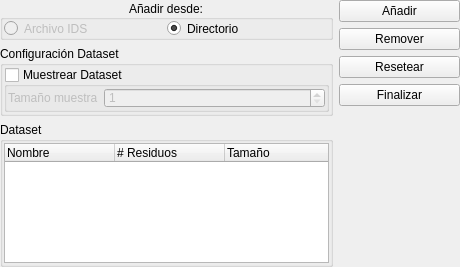
<?xml version="1.0" encoding="UTF-8"?>
<ui version="4.0">
 <class>FormDataset</class>
 <widget class="QWidget" name="FormDataset">
  <property name="geometry">
   <rect>
    <x>0</x>
    <y>0</y>
    <width>460</width>
    <height>267</height>
   </rect>
  </property>
  <property name="windowTitle">
   <string>Form</string>
  </property>
  <layout class="QHBoxLayout" name="horizontalLayout">
   <property name="spacing">
    <number>6</number>
   </property>
   <property name="leftMargin">
    <number>0</number>
   </property>
   <property name="topMargin">
    <number>0</number>
   </property>
   <property name="rightMargin">
    <number>0</number>
   </property>
   <property name="bottomMargin">
    <number>0</number>
   </property>
   <item>
    <layout class="QVBoxLayout" name="qvbl_dataset">
     <item>
      <widget class="QGroupBox" name="qgb_tipoImport">
       <property name="minimumSize">
        <size>
         <width>0</width>
         <height>40</height>
        </size>
       </property>
       <property name="title">
        <string>Añadir desde:</string>
       </property>
       <property name="alignment">
        <set>Qt::AlignCenter</set>
       </property>
       <property name="checkable">
        <bool>false</bool>
       </property>
       <layout class="QHBoxLayout" name="horizontalLayout_2">
        <property name="spacing">
         <number>1</number>
        </property>
        <property name="leftMargin">
         <number>1</number>
        </property>
        <property name="topMargin">
         <number>1</number>
        </property>
        <property name="rightMargin">
         <number>1</number>
        </property>
        <property name="bottomMargin">
         <number>1</number>
        </property>
        <item>
         <widget class="QRadioButton" name="qrb_idsEntrada">
          <property name="enabled">
           <bool>false</bool>
          </property>
          <property name="text">
           <string>Archivo IDS</string>
          </property>
         </widget>
        </item>
        <item>
         <widget class="QRadioButton" name="qrb_dirEntrada">
          <property name="text">
           <string>Directorio</string>
          </property>
          <property name="checked">
           <bool>true</bool>
          </property>
         </widget>
        </item>
       </layout>
      </widget>
     </item>
     <item>
      <widget class="QGroupBox" name="qgb_configDset">
       <property name="minimumSize">
        <size>
         <width>0</width>
         <height>70</height>
        </size>
       </property>
       <property name="title">
        <string>Configuración Dataset</string>
       </property>
       <layout class="QVBoxLayout" name="verticalLayout_2">
        <property name="spacing">
         <number>1</number>
        </property>
        <property name="leftMargin">
         <number>1</number>
        </property>
        <property name="topMargin">
         <number>1</number>
        </property>
        <property name="rightMargin">
         <number>1</number>
        </property>
        <property name="bottomMargin">
         <number>1</number>
        </property>
        <item>
         <widget class="QGroupBox" name="qgb_muestDset">
          <property name="title">
           <string>Muestrear Dataset</string>
          </property>
          <property name="checkable">
           <bool>true</bool>
          </property>
          <property name="checked">
           <bool>false</bool>
          </property>
          <layout class="QVBoxLayout" name="verticalLayout_3">
           <property name="spacing">
            <number>1</number>
           </property>
           <property name="leftMargin">
            <number>1</number>
           </property>
           <property name="topMargin">
            <number>1</number>
           </property>
           <property name="rightMargin">
            <number>1</number>
           </property>
           <property name="bottomMargin">
            <number>1</number>
           </property>
           <item>
            <layout class="QFormLayout" name="qflt_muestra">
             <property name="fieldGrowthPolicy">
              <enum>QFormLayout::AllNonFixedFieldsGrow</enum>
             </property>
             <property name="horizontalSpacing">
              <number>6</number>
             </property>
             <property name="verticalSpacing">
              <number>6</number>
             </property>
             <item row="0" column="0">
              <widget class="QLabel" name="qlbl_tamMuestra">
               <property name="text">
                <string>Tamaño muestra</string>
               </property>
              </widget>
             </item>
             <item row="0" column="1">
              <widget class="QSpinBox" name="qsbx_tamMuestra">
               <property name="minimum">
                <number>1</number>
               </property>
               <property name="maximum">
                <number>16777215</number>
               </property>
              </widget>
             </item>
            </layout>
           </item>
          </layout>
         </widget>
        </item>
       </layout>
      </widget>
     </item>
     <item>
      <widget class="QGroupBox" name="qgb_dataset">
       <property name="title">
        <string>Dataset</string>
       </property>
       <layout class="QVBoxLayout" name="verticalLayout">
        <property name="spacing">
         <number>1</number>
        </property>
        <property name="leftMargin">
         <number>1</number>
        </property>
        <property name="topMargin">
         <number>1</number>
        </property>
        <property name="rightMargin">
         <number>1</number>
        </property>
        <property name="bottomMargin">
         <number>1</number>
        </property>
        <item>
         <widget class="QTreeWidget" name="qtwg_dataset">
          <property name="minimumSize">
           <size>
            <width>325</width>
            <height>0</height>
           </size>
          </property>
          <property name="selectionMode">
           <enum>QAbstractItemView::MultiSelection</enum>
          </property>
          <attribute name="headerDefaultSectionSize">
           <number>110</number>
          </attribute>
          <attribute name="headerMinimumSectionSize">
           <number>90</number>
          </attribute>
          <column>
           <property name="text">
            <string>Nombre</string>
           </property>
          </column>
          <column>
           <property name="text">
            <string># Residuos</string>
           </property>
          </column>
          <column>
           <property name="text">
            <string>Tamaño</string>
           </property>
          </column>
         </widget>
        </item>
       </layout>
      </widget>
     </item>
    </layout>
   </item>
   <item>
    <layout class="QVBoxLayout" name="qvbl_info">
     <item>
      <widget class="QFrame" name="qfra_botones">
       <property name="maximumSize">
        <size>
         <width>130</width>
         <height>16777215</height>
        </size>
       </property>
       <layout class="QVBoxLayout" name="qvbl_acciones">
        <property name="leftMargin">
         <number>0</number>
        </property>
        <property name="topMargin">
         <number>0</number>
        </property>
        <property name="rightMargin">
         <number>0</number>
        </property>
        <property name="bottomMargin">
         <number>0</number>
        </property>
        <item>
         <widget class="QPushButton" name="qpbt_anadir">
          <property name="maximumSize">
           <size>
            <width>16777215</width>
            <height>16777215</height>
           </size>
          </property>
          <property name="toolTip">
           <string comment="Añade proteína al conjunto de datos" extracomment="Genera dialogo para añadir proteína al conjunto de datos"/>
          </property>
          <property name="whatsThis">
           <string comment="Botón para añadir proteínas al dataset" extracomment="Botón que desencadena acción para añadir proteínas al dataset"/>
          </property>
          <property name="text">
           <string>Añadir</string>
          </property>
          <property name="icon">
           <iconset>
            <normalon>:/menu/cargarModelo.png</normalon>
           </iconset>
          </property>
         </widget>
        </item>
        <item>
         <widget class="QPushButton" name="qpbt_remover">
          <property name="maximumSize">
           <size>
            <width>16777215</width>
            <height>16777215</height>
           </size>
          </property>
          <property name="text">
           <string>Remover</string>
          </property>
          <property name="icon">
           <iconset resource="../resources/img/imagenes.qrc">
            <normaloff>:/menu/quitarModelo64x64.png</normaloff>:/menu/quitarModelo64x64.png</iconset>
          </property>
         </widget>
        </item>
        <item>
         <widget class="QPushButton" name="qpbt_reset">
          <property name="maximumSize">
           <size>
            <width>16777215</width>
            <height>16777215</height>
           </size>
          </property>
          <property name="text">
           <string>Resetear</string>
          </property>
         </widget>
        </item>
        <item>
         <widget class="QPushButton" name="qpbt_finalizar">
          <property name="maximumSize">
           <size>
            <width>16777215</width>
            <height>16777215</height>
           </size>
          </property>
          <property name="text">
           <string>Finalizar</string>
          </property>
         </widget>
        </item>
       </layout>
      </widget>
     </item>
     <item>
      <widget class="QPlainTextEdit" name="qpte_informe">
       <property name="minimumSize">
        <size>
         <width>80</width>
         <height>0</height>
        </size>
       </property>
       <property name="maximumSize">
        <size>
         <width>130</width>
         <height>16777215</height>
        </size>
       </property>
       <property name="font">
        <font>
         <pointsize>8</pointsize>
         <italic>true</italic>
        </font>
       </property>
       <property name="styleSheet">
        <string notr="true">background:transparent;</string>
       </property>
       <property name="readOnly">
        <bool>true</bool>
       </property>
      </widget>
     </item>
    </layout>
   </item>
  </layout>
 </widget>
 <resources>
  <include location="../resources/img/imagenes.qrc"/>
 </resources>
 <connections/>
</ui>
